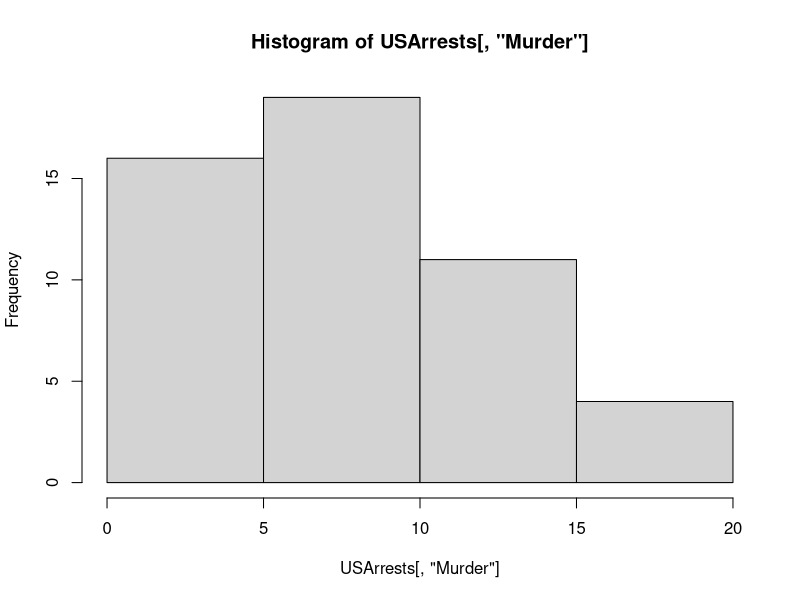
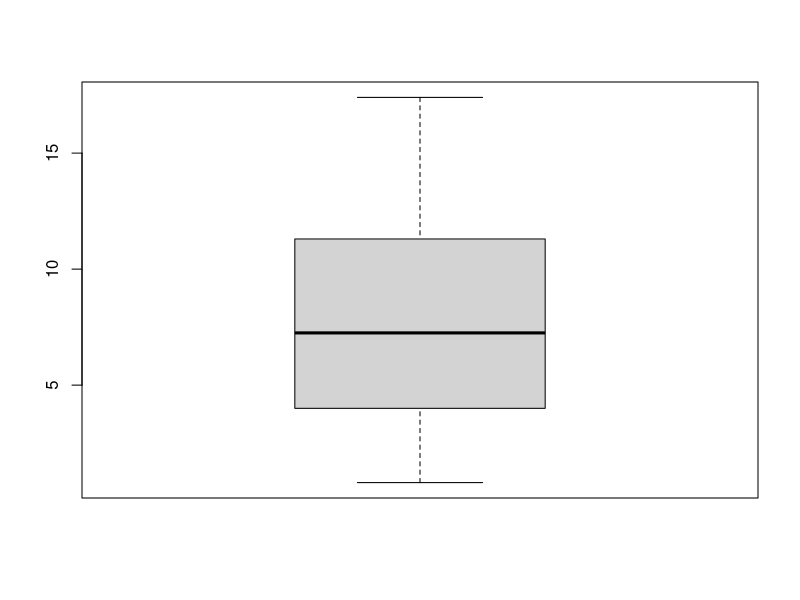
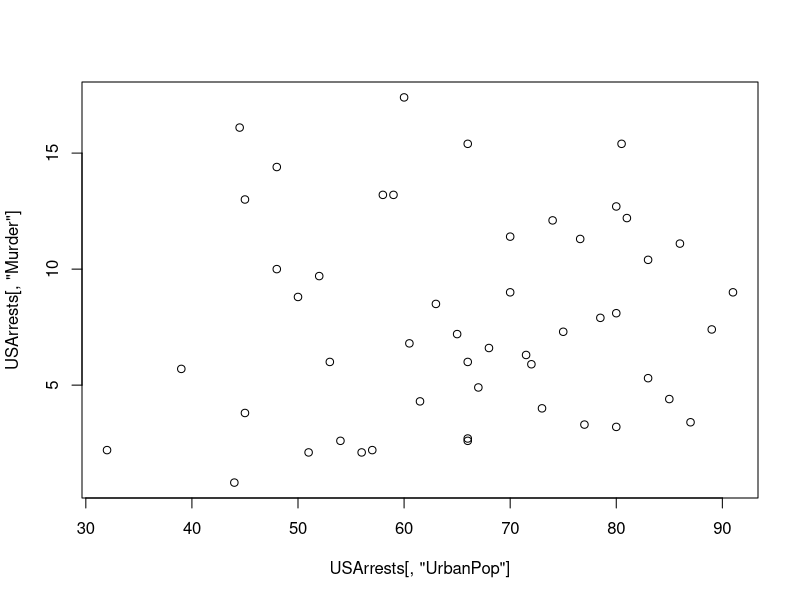
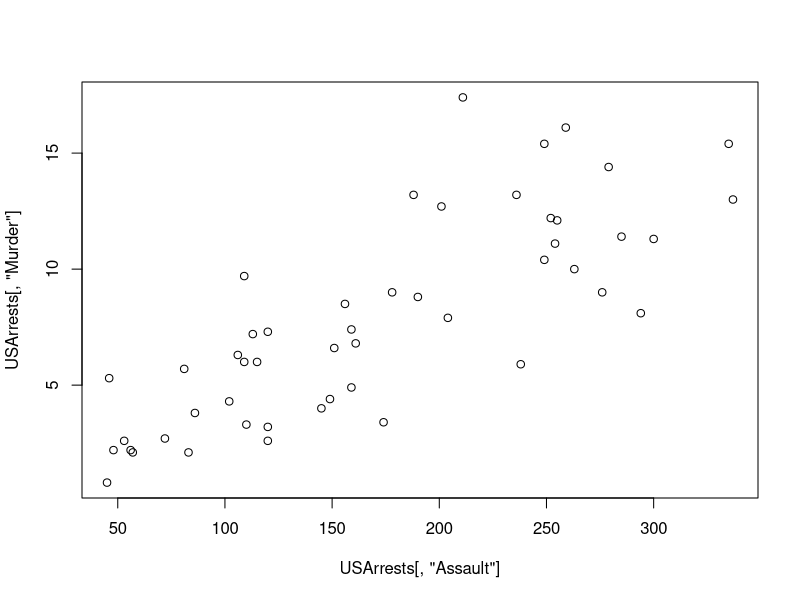
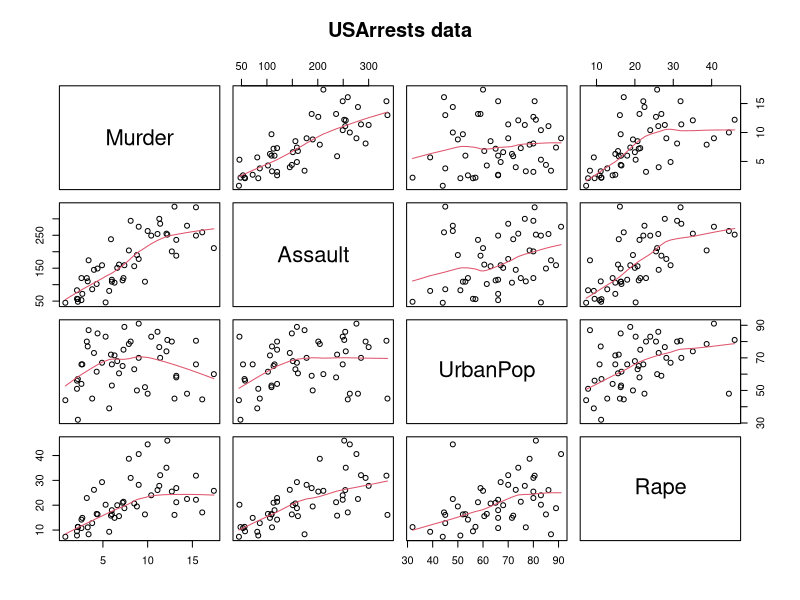

R code for these plots, in order:
## ---- chunk 1
knitr::opts_chunk$set(echo = TRUE)
## ---- chunk 2
USArrests

## Difference between 'USArrests' and its correction
USArrests["Maryland", "UrbanPop"] # 67 -- the transcription error
UA.C <- USArrests
UA.C["Maryland", "UrbanPop"] <- 76.6

## also +/- 0.5 to restore the original  <n>.5  percentages
s5u <- c("Colorado", "Florida", "Mississippi", "Wyoming")
s5d <- c("Nebraska", "Pennsylvania")
UA.C[s5u, "UrbanPop"] <- UA.C[s5u, "UrbanPop"] + 0.5
UA.C[s5d, "UrbanPop"] <- UA.C[s5d, "UrbanPop"] - 0.5

USArrests = UA.C

print(USArrests)

## ---- chunk 3
mean(USArrests[,"UrbanPop"])
mean(USArrests[,3])

mean(USArrests[,1])
mean(USArrests[,2])
mean(USArrests[,4])

var(USArrests[,4])

summary(USArrests)

hist(USArrests[,"Murder"],5)

boxplot(USArrests[,"Murder"])

## ---- chunk 4
plot(USArrests[,"UrbanPop"],USArrests[,"Murder"])
cor(USArrests[,"UrbanPop"],USArrests[,"Murder"])


plot(USArrests[,"Assault"],USArrests[,"Murder"])
cor(USArrests[,"Assault"],USArrests[,"Murder"])


require(graphics)
pairs(USArrests, panel = panel.smooth, main = "USArrests data")

cor(USArrests)
